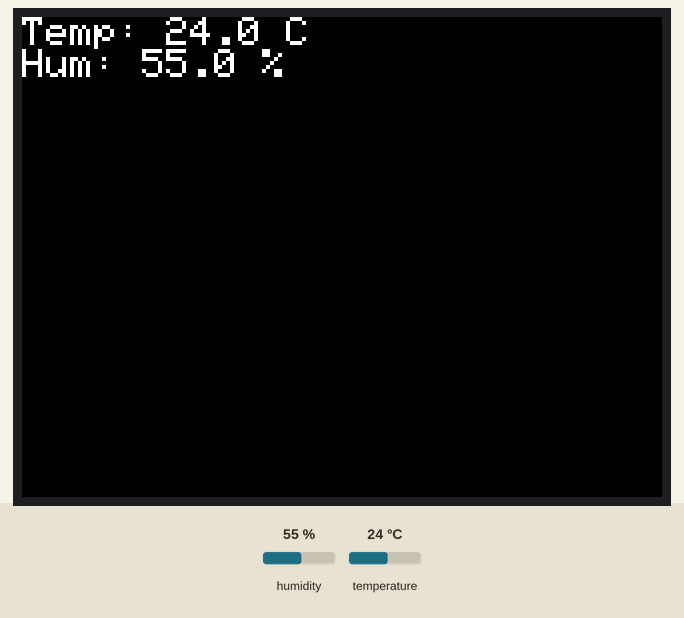
This program was run on a simulated ESP32. On the bench: 320×240 colour display. The inputs (shaded band) are chosen by the test bench; at power-on: humidity 55 %, temperature 24 °C. WiFi joins after 1.5 s; servers stay silent unless stated; what the program prints to the serial monitor is not drawn.

Above: at 4.7 s.
4.8 s: humidity set to 22 %
At 9.1 s:
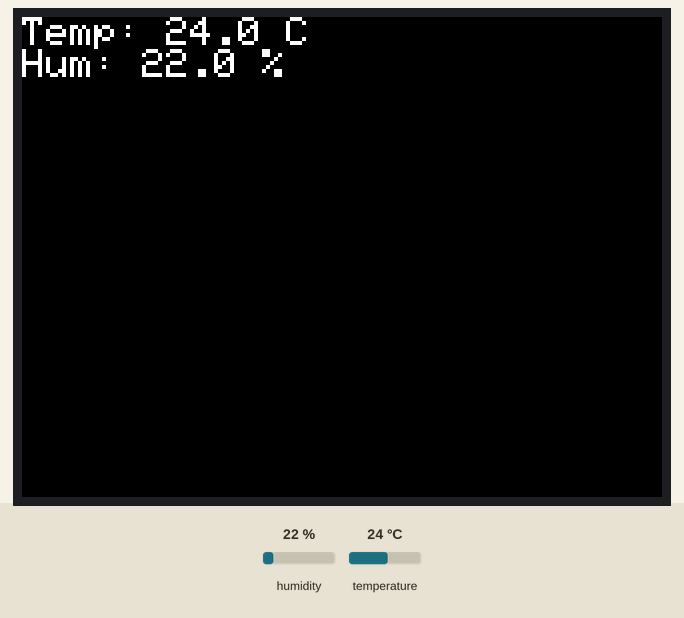
9.6 s: temperature set to 12 °C
At 13.3 s:
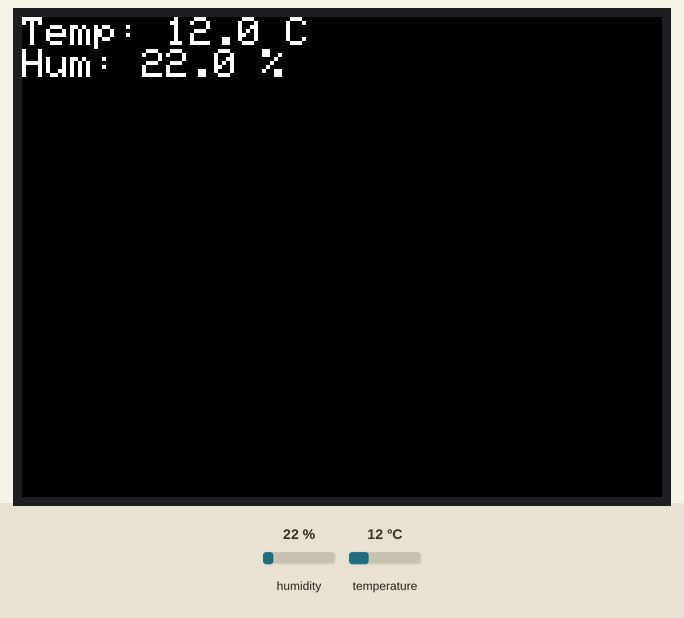
13.6 s: humidity set to 40 %
At 16.4 s:
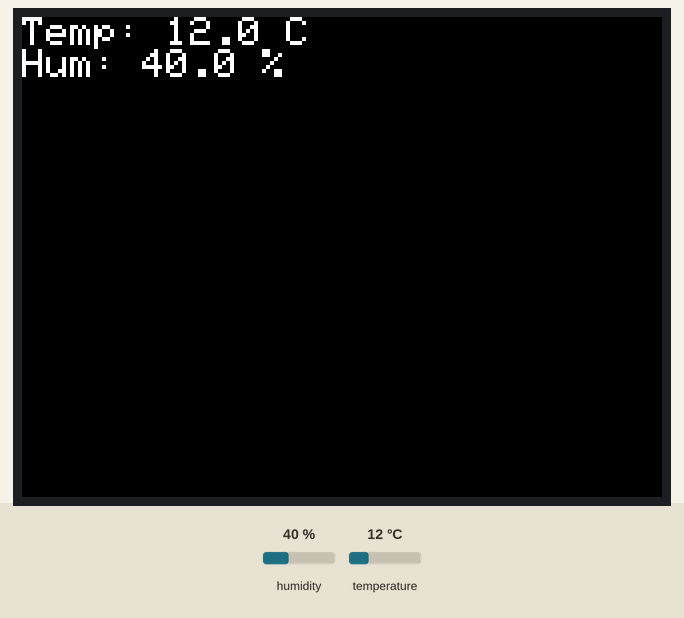
17.6 s: temperature set to 19 °C
Timing chart, 0 to 20.6 s (numbered marks = the images above; inputs shaded):
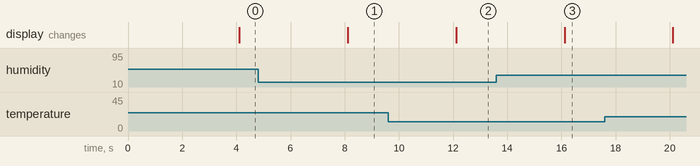

Measured:
- after the input at 4.8 s, the display: changes after 3.3 s (image 1)
- after the input at 9.6 s, the display: changes after 2.5 s (image 2)
- after the input at 13.6 s, the display: changes after 2.5 s (image 3)

The program:

main.cpp
```cpp
#define BLYNK_TEMPLATE_ID "YOUR_TEMPLATE_ID"
#define BLYNK_TEMPLATE_NAME "YOUR_TEMPLATE_NAME"

#include <M5Unified.h>
#include <DHT.h>
#include <WiFi.h>
#include <BlynkSimpleEsp32.h>

#define DHTPIN 26
#define DHTTYPE DHT22

DHT dht(DHTPIN, DHTTYPE);

char auth[] = "YOUR_BLYNK_AUTH_TOKEN";
char ssid[] = "YOUR_WIFI_SSID";
char pass[] = "YOUR_WIFI_PASSWORD";

BlynkTimer timer;

void sendSensorData()
{

  float h = dht.readHumidity();
  float t = dht.readTemperature();

  if (isnan(h) || isnan(t))
  {
    Serial.println("Failed to read from DHT sensor!");
    return;
  }

  Blynk.virtualWrite(V0, t);
  Blynk.virtualWrite(V1, h);

  // デバッグ出力
  // Serial.printf("Temp: %.1f C, Hum: %.1f %%\n", t, h);

  // M5StickCの画面に表示
  M5.Display.fillScreen(BLACK);
  M5.Display.setCursor(0, 0);
  M5.Display.setTextSize(2);
  M5.Display.setTextColor(WHITE);
  M5.Display.printf("Temp: %.1f C\n", t);
  M5.Display.printf("Hum: %.1f %%\n", h);
}
void setup()
{
  auto cfg = M5.config();
  cfg.serial_baudrate = 115200;
  cfg.output_power = true;
  M5.begin(cfg);
  dht.begin();
  M5.Display.setRotation(1);
  M5.Display.fillScreen(BLACK); // 初期画面を黒に設定
  Serial.begin(115200);

  WiFi.begin(ssid, pass);
  while (WiFi.status() != WL_CONNECTED)
  {
    delay(500);
    Serial.print(".");
  }
  Serial.println("WiFi connected");

  Blynk.begin(auth, ssid, pass);

  timer.setInterval(2000L, sendSensorData);
}

void loop()
{
  Blynk.run();
  timer.run();
}
```
